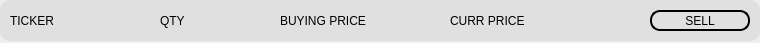
<?xml version="1.0" encoding="UTF-8"?>
<ui version="4.0">
 <class>Form</class>
 <widget class="QWidget" name="Form">
  <property name="geometry">
   <rect>
    <x>0</x>
    <y>0</y>
    <width>760</width>
    <height>43</height>
   </rect>
  </property>
  <property name="windowTitle">
   <string>Form</string>
  </property>
  <widget class="QWidget" name="portfolio_base" native="true">
   <property name="geometry">
    <rect>
     <x>0</x>
     <y>0</y>
     <width>760</width>
     <height>43</height>
    </rect>
   </property>
   <property name="minimumSize">
    <size>
     <width>760</width>
     <height>43</height>
    </size>
   </property>
   <property name="maximumSize">
    <size>
     <width>760</width>
     <height>43</height>
    </size>
   </property>
   <widget class="QWidget" name="portfolio_base_widget" native="true">
    <property name="geometry">
     <rect>
      <x>0</x>
      <y>0</y>
      <width>760</width>
      <height>41</height>
     </rect>
    </property>
    <property name="minimumSize">
     <size>
      <width>760</width>
      <height>41</height>
     </size>
    </property>
    <property name="maximumSize">
     <size>
      <width>760</width>
      <height>41</height>
     </size>
    </property>
    <property name="styleSheet">
     <string notr="true">            background-color: #e0e0e0;
            color: #000000;
            border-radius: 10px; /* Adjust the value to control the amount of rounding */</string>
    </property>
    <widget class="QLabel" name="ticker_label">
     <property name="geometry">
      <rect>
       <x>10</x>
       <y>10</y>
       <width>51</width>
       <height>21</height>
      </rect>
     </property>
     <property name="text">
      <string>TICKER</string>
     </property>
    </widget>
    <widget class="QLabel" name="quantity_label">
     <property name="geometry">
      <rect>
       <x>160</x>
       <y>10</y>
       <width>51</width>
       <height>21</height>
      </rect>
     </property>
     <property name="text">
      <string>QTY</string>
     </property>
    </widget>
    <widget class="QLabel" name="buyingprice_label">
     <property name="geometry">
      <rect>
       <x>280</x>
       <y>10</y>
       <width>91</width>
       <height>21</height>
      </rect>
     </property>
     <property name="text">
      <string>BUYING PRICE</string>
     </property>
    </widget>
    <widget class="QLabel" name="currprice_label">
     <property name="geometry">
      <rect>
       <x>450</x>
       <y>10</y>
       <width>81</width>
       <height>21</height>
      </rect>
     </property>
     <property name="text">
      <string>CURR PRICE</string>
     </property>
    </widget>
    <widget class="QPushButton" name="sellButton">
     <property name="geometry">
      <rect>
       <x>650</x>
       <y>10</y>
       <width>100</width>
       <height>21</height>
      </rect>
     </property>
     <property name="toolTip">
      <string>Click here to sell shares of this stock!</string>
     </property>
     <property name="styleSheet">
      <string notr="true">border: 2px solid #000000;</string>
     </property>
     <property name="text">
      <string>SELL</string>
     </property>
    </widget>
   </widget>
  </widget>
 </widget>
 <resources/>
 <connections/>
</ui>
